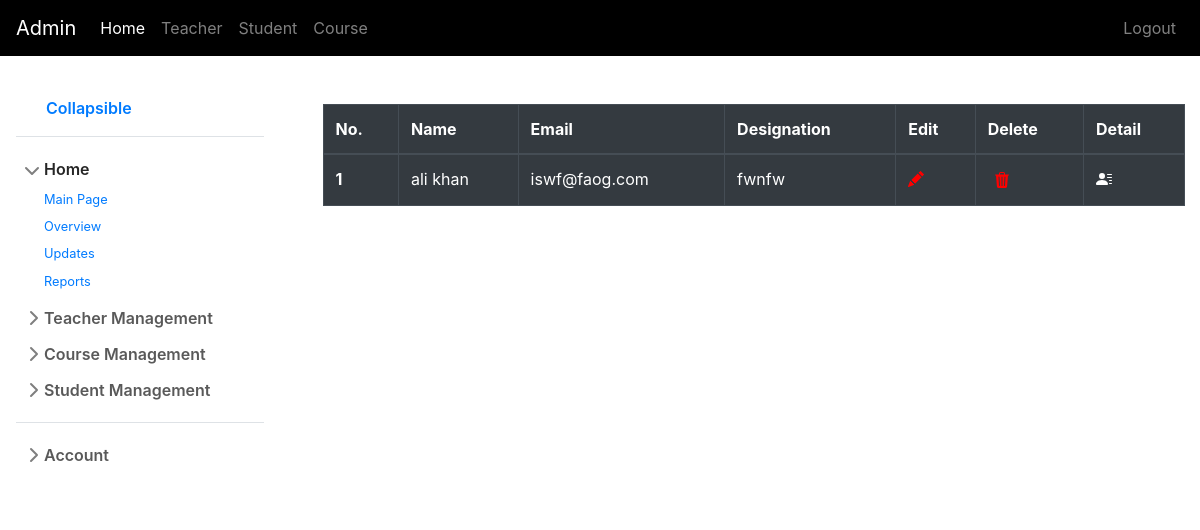
The page /administrator/view_teachers/ (signed in) on the database as committed earlier.
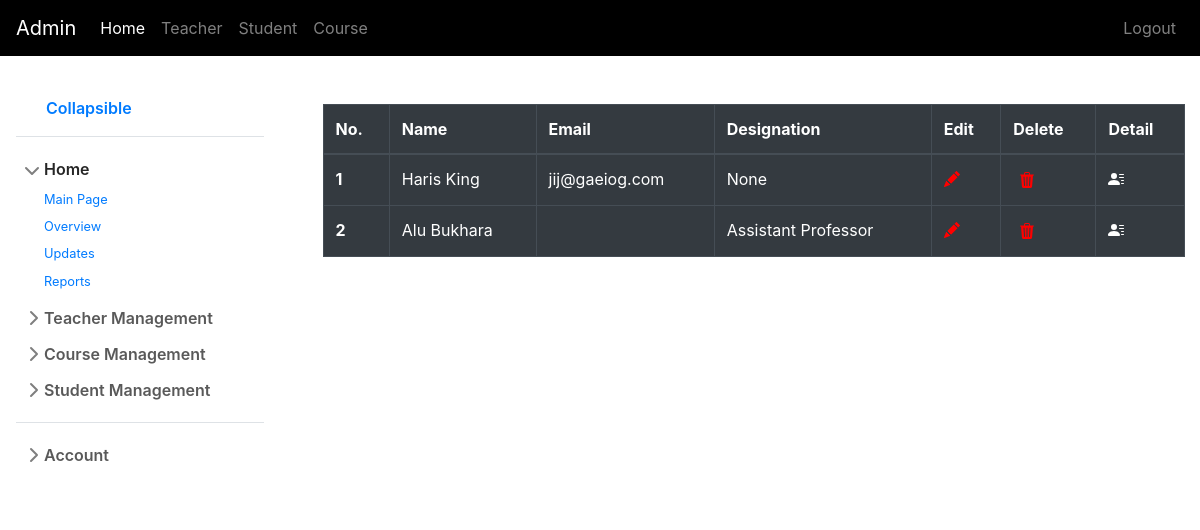
The same page on the database as committed later.
### teacher/models.py (models this page shows, shortened)
class Teacher(models.Model):
    user = models.OneToOneField(User,on_delete=models.SET_NULL,null=True)
    profile_picture=models.ImageField(null=True, blank=True)
    homeAddress= models.CharField(max_length=100,null=True, blank=True)
    telephone=models.CharField(max_length=15,null=True, blank=True)
    gender= models.CharField(max_length=1,choices=GENDER_CHOICES,null=True, blank=True)
    dateOfBirth= models.DateField(null=True, blank=True)
    designation= models.CharField(max_length=20, null=True, blank=True)

### administrator/views.py (the view)
# urls.py: path('view_teachers/', view_teachers, name="view_teachers"),
@login_required
def view_teachers(request):
    teachers= Teacher.objects.all()
    context = {'teachers':teachers}
    return render(request, 'administrator/view_teachers.html', context)

### administrator/templates/administrator/view_teachers.html (shortened to what this page needs)
{% extends 'administrator/administrator_base.html' %} {% block admin_content %}
<div class="container mt-5">
  <table class="table table-bordered table-dark">
    <thead>
      <tr>
        <th scope="col">No.</th>
        <th scope="col">Name</th>
        <th scope="col">Email</th>
        <th scope="col">Designation</th>
        <th scope="col">Edit</th>
        <th scope="col">Delete</th>
        <th scope="col">Detail</th>
      </tr>
    </thead>
    <tbody>
      {% for teacher in teachers %}
      <tr>
        <th scope="row">{{forloop.counter}}</th>
        <td>{{teacher.user.first_name}} {{teacher.user.last_name}}</td>
        <td>{{teacher.user.email}}</td>
        <td>{{teacher.designation}}</td>
        <td>
          <a href="{% url 'administrator:update_teacher' teacher.id %}">
          </a>
        </td>
        <td>
          <button style="background: transparent;border:0px" type="button" data-toggle="modal" data-target="#exampleModal{{forloop.counter}}">
          </button>
        </td>
        <td>
          <a href="{% url 'administrator:teacher_profile' teacher.id %}">
        </a>
        </td>
      </tr>
      {% endfor %}
    </tbody>
  </table>
</div>
{% endblock admin_content %}

Rows that differ between the two databases and show on the page:
removed Teacher: user.first_name "ali", user.last_name "khan", user.email "iswf@faog.com", designation "fwnfw"
added Teacher: user.first_name "Haris", user.last_name "King", user.email "jij@gaeiog.com", designation "None"
added Teacher: user.first_name "Alu", user.last_name "Bukhara", designation "Assistant Professor"
